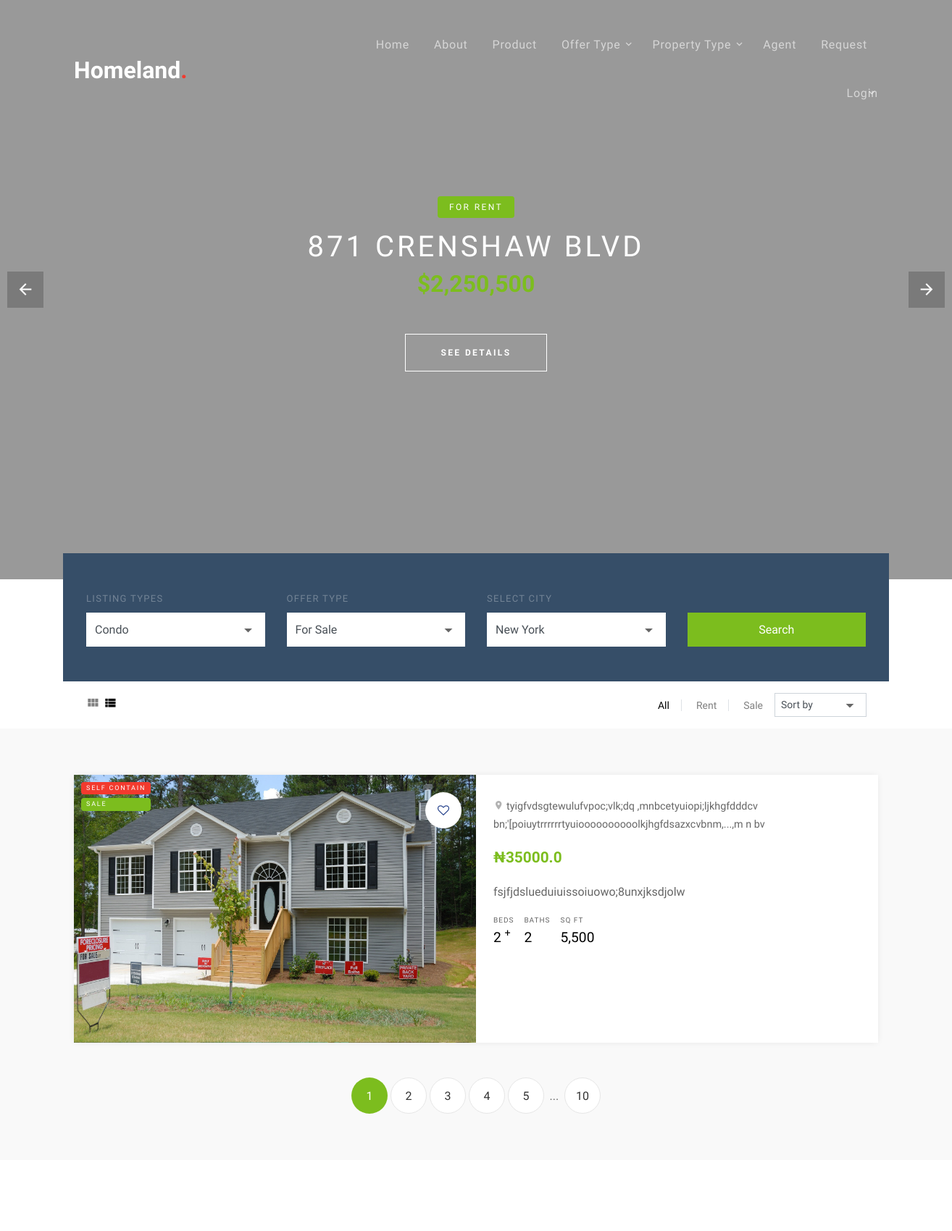
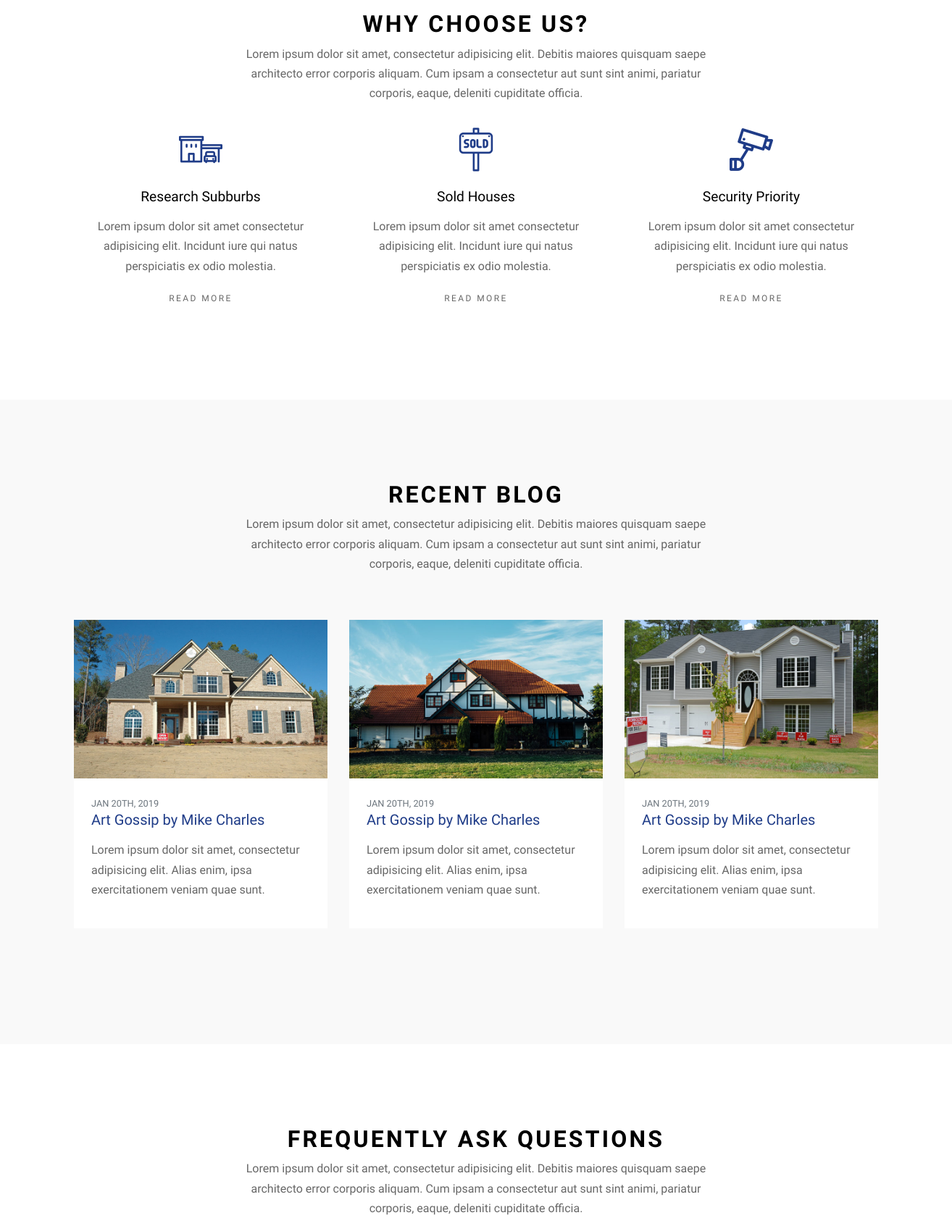
/dashboard/property-type/self-contain (upper part), run on the app's committed database (2 pictures, top to bottom).
### property_app/models.py (models this page shows, shortened)
class Property(models.Model):
    RENT = 'Rent'
    SALE = 'Sale'
    CHOOSE = ''
    OFFER_TYPE = [
        ( RENT, 'Rent'),
        ( SALE, 'Sale'),
        (CHOOSE, 'please choose'),
    ]
    property_name = models.CharField(max_length=50)
    location = models.ForeignKey(Location, on_delete=models.CASCADE)
    slug = models.SlugField(unique=True)
    price = models.FloatField()
    property_type= models.ForeignKey(PropertyType,  on_delete=models.CASCADE)
    offer_type = models.CharField( max_length=25,verbose_name='OFFER_TYPE',choices = OFFER_TYPE, default=CHOOSE)
    agent_id = models.ForeignKey(User,  on_delete=models.CASCADE)
    image1 = models.FileField(blank=True, null=True, upload_to='uploads/')
    image2 = models.FileField(blank=True, null=True, upload_to='uploads/')
    image3 = models.FileField(blank=True, null=True, upload_to='uploads/')
    description = models.TextField()
    address = models.TextField()
    created = models.DateTimeField(auto_now_add=True)
    modified = models.DateTimeField(auto_now=True)
    def get_img1(self):
        if self.image1:
            return self.image1.url
    def get_absolute_url(self):
        return reverse('property_app:property_detail', kwargs={'silver_slug':self.slug})
    class Meta():
        verbose_name_plural = 'property'

class PropertyType(models.Model):
    property_type_name = models.CharField(max_length=60)
    slug = models.SlugField(unique=True)
    def __str__(self):
        return self.property_type_name

### property_app/views.py (the view)
# urls.py: path('property-type/<slug:slug>', views.properties_from_property_type, name='property_type_url'),
def properties_from_property_type(request, slug):
     property_type = Property.objects.filter(property_type__slug=slug).order_by('-created')
     return render(request, 'public/property_type.html', {'property_type':property_type})

### property_app/property_processor.py (called while the page is built)
def get_property_types(request):
    return{'property_type':PropertyType.objects.order_by('-id')}

def footer_date(request):
    return{'date_footer':datetime.datetime.now()}

### templates/public/property_type.html (shortened to what this page needs)
{% extends 'public/base.html' %}
{% load static %}
{% block content %}
<div class="slide-one-item home-slider owl-carousel">
  <div class="site-blocks-cover overlay" style="background-image: url(({% static 'public/images/hero_bg_1.jpg' %});" data-aos="fade" data-stellar-background-ratio="0.5">
    <div class="container">
      <div class="row align-items-center justify-content-center text-center">
        <div class="col-md-10">
          <span class="d-inline-block bg-success text-white px-3 mb-3 property-offer-type rounded">For Rent</span>
          <h1 class="mb-2">871 Crenshaw Blvd</h1>
          <p class="mb-5"><strong class="h2 text-success font-weight-bold">$2,250,500</strong></p>
          <p><a href="#" class="btn btn-white btn-outline-white py-3 px-5 rounded-0 btn-2">See Details</a></p>
        </div>
      </div>
    </div>
  </div>
</div>
<div class="site-section site-section-sm pb-0">
  <div class="container">
    <div class="row">
      <form class="form-search col-md-12" style="margin-top: -100px;">
        <div class="row  align-items-end">
          <div class="col-md-3">
            <label for="list-types">Listing Types</label>
            <div class="select-wrap">
              <select name="list-types" id="list-types" class="form-control d-block rounded-0">
                <option value="">Condo</option>
              </select>
            </div>
          </div>
          <div class="col-md-3">
            <label for="offer-types">Offer Type</label>
            <div class="select-wrap">
              <select name="offer-types" id="offer-types" class="form-control d-block rounded-0">
                <option value="">For Sale</option>
              </select>
            </div>
          </div>
          <div class="col-md-3">
            <label for="select-city">Select City</label>
            <div class="select-wrap">
              <select name="select-city" id="select-city" class="form-control d-block rounded-0">
                <option value="">New York</option>
              </select>
            </div>
          </div>
          <div class="col-md-3">
            <input type="submit" class="btn btn-success text-white btn-block rounded-0" value="Search">
          </div>
        </div>
      </form>
    </div>
    <div class="row">
      <div class="col-md-12">
        <div class="view-options bg-white py-3 px-3 d-md-flex align-items-center">
          <div class="mr-auto">
            <a href="index.html" class="icon-view view-module"><span class="icon-view_module"></span></a>
            <a href="view-list.html" class="icon-view view-list active"><span class="icon-view_list"></span></a>
          </div>
          <div class="ml-auto d-flex align-items-center">
            <div>
              <a href="#" class="view-list px-3 border-right active">All</a>
              <a href="#" class="view-list px-3 border-right">Rent</a>
              <a href="#" class="view-list px-3">Sale</a>
            </div>
            <div class="select-wrap">
              <select class="form-control form-control-sm d-block rounded-0">
                <option value="">Sort by</option>
              </select>
            </div>
          </div>
        </div>
      </div>
    </div>
  </div>
</div>
<div class="site-section site-section-sm bg-light">
  <div class="container">
    {% if property_type %}
    {% for p in property_type %}
      <div class="row mb-4">
      <div class="col-md-12">
        <div class="property-entry horizontal d-lg-flex">
          <a href="{{p.get_absolute_url}}" class="property-thumbnail h-100">
            <div class="offer-type-wrap">
              <span class="offer-type bg-danger">{{p.property_type}}</span>
              <span class="offer-type bg-success">{{p.offer_type}}</span>
            </div>
            <img src="{{p.get_img1}}" alt="Image" class="img-fluid">
          </a>
          <div class="p-4 property-body">
            <a href="#" class="property-favorite"><span class="icon-heart-o"></span></a>
            <span class="property-location d-block mb-3"><span class="property-icon icon-room"></span> {{p.address}}</span>
            <strong class="property-price text-primary mb-3 d-block text-success">&#8358;{{p.price}}</strong>
            <p>{{p.description}}</p>
            <ul class="property-specs-wrap mb-3 mb-lg-0">
              <li>
                <span class="property-specs">Beds</span>
                <span class="property-specs-number">2 <sup>+</sup></span>
              </li>
              <li>
                <span class="property-specs">Baths</span>
                <span class="property-specs-number">2</span>
              </li>
              <li>
                <span class="property-specs">SQ FT</span>
                <span class="property-specs-number">5,500</span>
              </li>
            </ul>
          </div>
        </div>
      </div>
    </div>
    {% endfor %}
    {% endif %}
    <div class="row mt-5">
      <div class="col-md-12 text-center">
        <div class="site-pagination">
          <a href="#" class="active">1</a>
          <a href="#">2</a>
          <a href="#">3</a>
          <a href="#">4</a>
          <a href="#">5</a>
          <span>...</span>
          <a href="#">10</a>
        </div>
      </div>
    </div>
  </div>
</div>
<div class="site-section">
  <div class="container">
    <div class="row justify-content-center">
      <div class="col-md-7 text-center">
        <div class="site-section-title">
          <h2>Why Choose Us?</h2>
        </div>
        <p>Lorem ipsum dolor sit amet, consectetur adipisicing elit. Debitis maiores quisquam saepe architecto error corporis aliquam. Cum ipsam a consectetur aut sunt sint animi, pariatur corporis, eaque, deleniti cupiditate officia.</p>
      </div>
    </div>
    <div class="row">
      <div class="col-md-6 col-lg-4">
        <a href="#" class="service text-center">
          <span class="icon flaticon-house"></span>
          <h2 class="service-heading">Research Subburbs</h2>
          <p>Lorem ipsum dolor sit amet consectetur adipisicing elit. Incidunt iure qui natus perspiciatis ex odio molestia.</p>
          <p><span class="read-more">Read More</span></p>
        </a>
      </div>
      <div class="col-md-6 col-lg-4">
        <a href="#" class="service text-center">
          <span class="icon flaticon-sold"></span>
          <h2 class="service-heading">Sold Houses</h2>
          <p>Lorem ipsum dolor sit amet consectetur adipisicing elit. Incidunt iure qui natus perspiciatis ex odio molestia.</p>
          <p><span class="read-more">Read More</span></p>
        </a>
      </div>
      <div class="col-md-6 col-lg-4">
        <a href="#" class="service text-center">
          <span class="icon flaticon-camera"></span>
          <h2 class="service-heading">Security Priority</h2>
          <p>Lorem ipsum dolor sit amet consectetur adipisicing elit. Incidunt iure qui natus perspiciatis ex odio molestia.</p>
          <p><span class="read-more">Read More</span></p>
        </a>
      </div>
    </div>
  </div>
</div>
<div class="site-section bg-light">
  <div class="container">
    <div class="row justify-content-center mb-5">
      <div class="col-md-7 text-center">
        <div class="site-section-title">
          <h2>Recent Blog</h2>
        </div>
        <p>Lorem ipsum dolor sit amet, consectetur adipisicing elit. Debitis maiores quisquam saepe architecto error corporis aliquam. Cum ipsam a consectetur aut sunt sint animi, pariatur corporis, eaque, deleniti cupiditate officia.</p>
      </div>
    </div>
    <div class="row">
      <div class="col-md-6 col-lg-4 mb-5" data-aos="fade-up" data-aos-delay="100">
        <a href="#"><img src="{% static 'public/images/img_4.jpg" alt="Image" class="img-fluid"></a>
        <div class="p-4 bg-white">
          <span class="d-block text-secondary small text-uppercase">Jan 20th, 2019</span>
          <h2 class="h5 text-black mb-3"><a href="#">Art Gossip by Mike Charles</a></h2>
          <p>Lorem ipsum dolor sit amet, consectetur adipisicing elit. Alias enim, ipsa exercitationem veniam quae sunt.</p>
        </div>
      </div>
      <div class="col-md-6 col-lg-4 mb-5" data-aos="fade-up" data-aos-delay="200">
        <a href="#"><img src="{% static 'public/images/img_2.jpg" alt="Image" class="img-fluid"></a>
        <div class="p-4 bg-white">
          <span class="d-block text-secondary small text-uppercase">Jan 20th, 2019</span>
          <h2 class="h5 text-black mb-3"><a href="#">Art Gossip by Mike Charles</a></h2>
          <p>Lorem ipsum dolor sit amet, consectetur adipisicing elit. Alias enim, ipsa exercitationem veniam quae sunt.</p>
        </div>
      </div>
      <div class="col-md-6 col-lg-4 mb-5" data-aos="fade-up" data-aos-delay="300">
        <a href="#"><img src="{% static 'public/images/img_3.jpg" alt="Image" class="img-fluid"></a>
        <div class="p-4 bg-white">
          <span class="d-block text-secondary small text-uppercase">Jan 20th, 2019</span>
          <h2 class="h5 text-black mb-3"><a href="#">Art Gossip by Mike Charles</a></h2>
          <p>Lorem ipsum dolor sit amet, consectetur adipisicing elit. Alias enim, ipsa exercitationem veniam quae sunt.</p>
        </div>
      </div>
    </div>
  </div>
</div>
<div class="site-section">
  <div class="container">
    <div class="row justify-content-center mb-5">
      <div class="col-md-7 text-center">
        <div class="site-section-title">
          <h2>Frequently Ask Questions</h2>
        </div>
        <p>Lorem ipsum dolor sit amet, consectetur adipisicing elit. Debitis maiores quisquam saepe architecto error corporis aliquam. Cum ipsam a consectetur aut sunt sint animi, pariatur corporis, eaque, deleniti cupiditate officia.</p>
      </div>
    </div>
  </div>
</div>
{% endblock %}

### data on the page
Property: property_type "SELF CONTAIN", offer_type "SALE", get_img1 (picture), address "tyigfvdsgtewulufvpoc;vlk;dq ,mnbcetyuiopi;ljkhgfdddcv bn;'[poiuytrrrrrrtyuioooooooooolkjhgfdsazxcvbnm,...,m n bv", price "35000.0", description "fsjfjdslueduiuissoiuowo;8unxjksdjolw"
